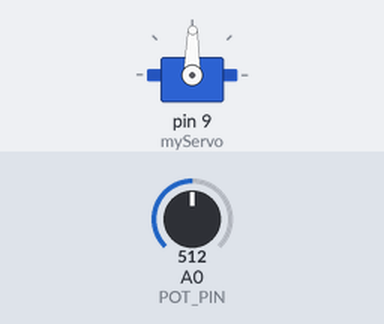
This sketch was run on a simulated Arduino Uno, built with avr-gcc and run on an emulated ATmega328P. Parts: servo. The test bench sets the inputs (shaded band); at power-on: A0 (POT_PIN) = 512.

Above: at 1.2 s.
1.3 s: A0 (POT_PIN) set to 716
At 2.0 s:
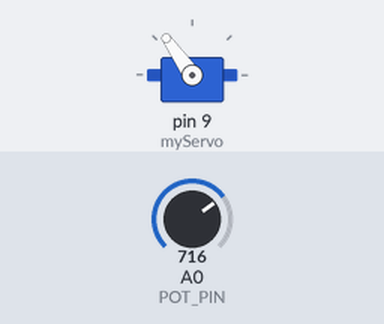
2.8 s: A0 (POT_PIN) set to 900
At 4.0 s:
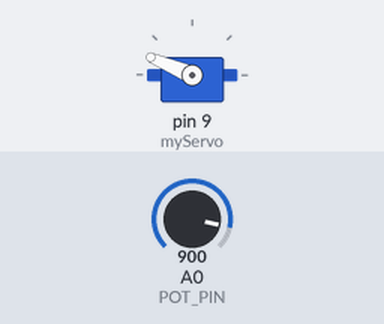
4.3 s: A0 (POT_PIN) set to 1023
At 5.5 s:
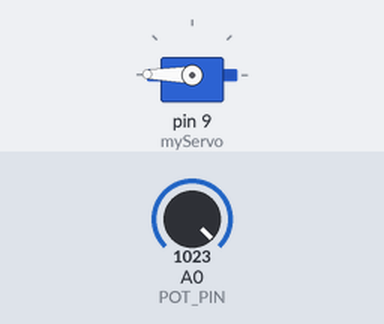
5.8 s: A0 (POT_PIN) set to 306
At 6.4 s:
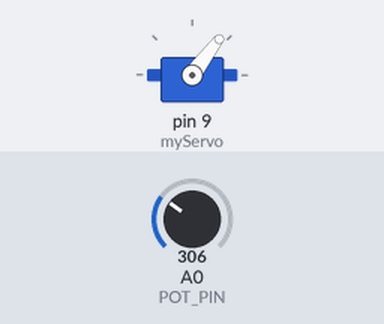
7.3 s: A0 (POT_PIN) set to 122
At 7.8 s:
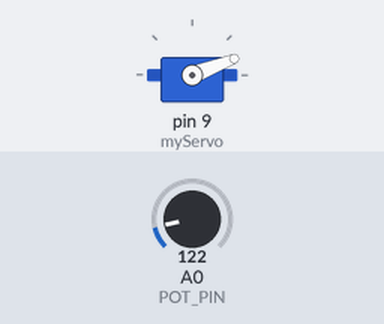
8.8 s: A0 (POT_PIN) set to 511
At 9.9 s:
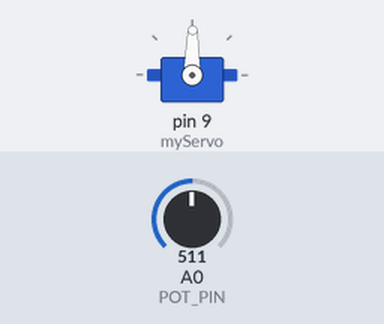
Timing chart, 0 to 11.3 s (numbered marks = the images above; inputs shaded):
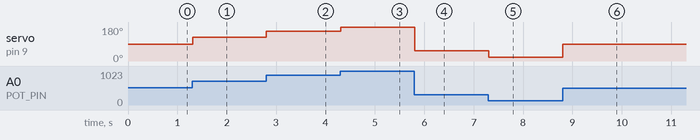

Measured:
- after the input at 1.3 s, servo on pin 9 (myServo): 89° → 125° at once
- after the input at 2.8 s, servo on pin 9 (myServo): 125° → 157° at once
- after the input at 4.3 s, servo on pin 9 (myServo): 157° → 179° at once
- after the input at 5.8 s, servo on pin 9 (myServo): 179° → 53° at once
- after the input at 7.3 s, servo on pin 9 (myServo): 53° → 21° at once
- after the input at 8.8 s, servo on pin 9 (myServo): 21° → 89° at once

The sketch:

MoodIndicator.ino
```cpp
#include <Servo.h>

Servo myServo;

const int SERVO_PIN = 9;
const int POT_PIN = A0;

int potIn;
int servoAngle;

void setup() {
  myServo.attach(9);
}

void loop() {
  potIn = analogRead(POT_PIN);
  servoAngle = map(potIn, 0, 1023, 0, 179);
  myServo.write(servoAngle);
  delay(15);
}
```
